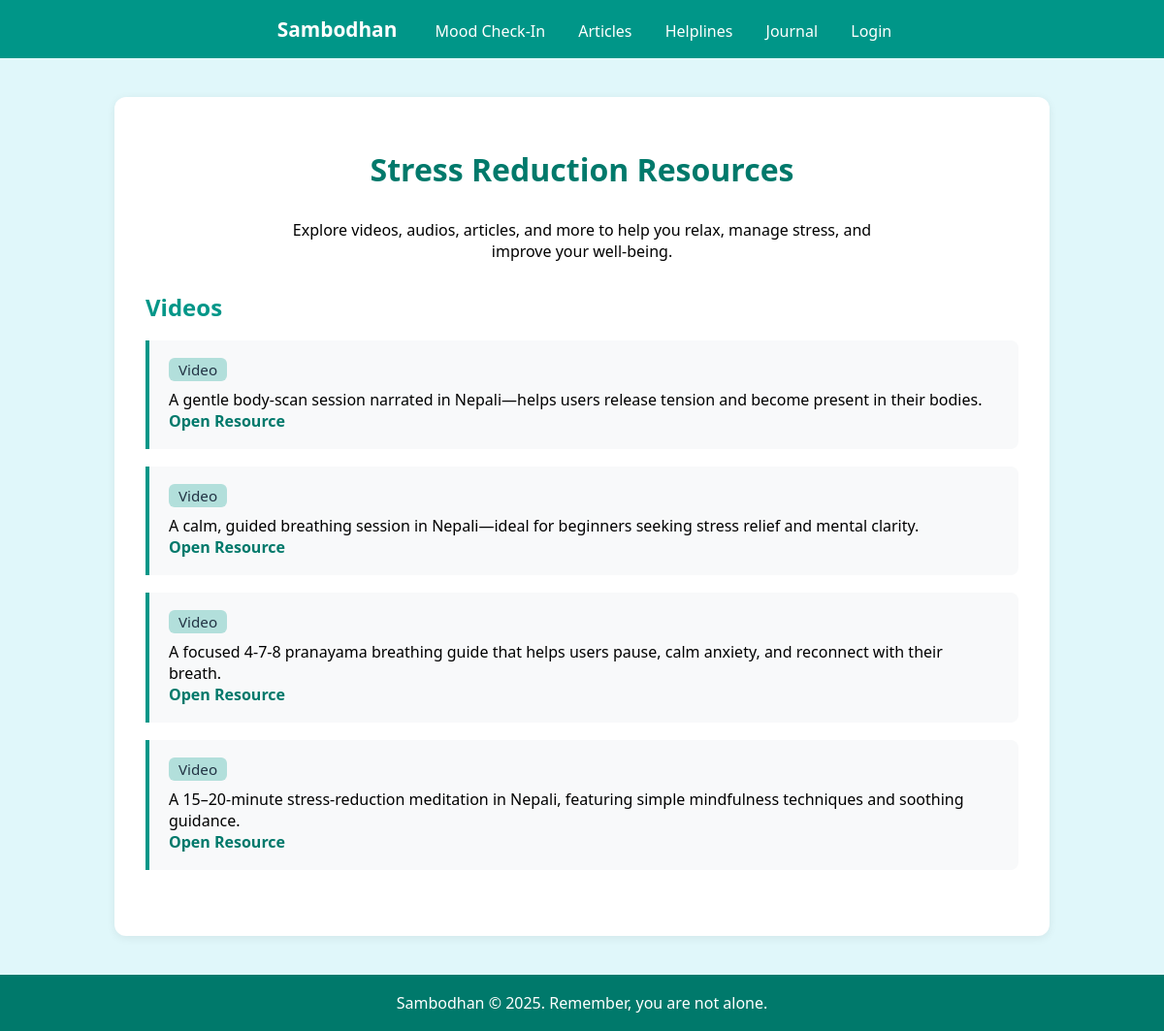
/pages/stress_reduction.php, run on the app's committed database.
### tables this page shows
CREATE TABLE `stress_resources` (
  `resource_id` int(11) NOT NULL,
  `description` varchar(255) NOT NULL,
  `type` enum('video','audio','article','other') NOT NULL,
  `link` varchar(512) NOT NULL,
  `created_at` timestamp NOT NULL DEFAULT current_timestamp()
);

### pages/stress_reduction.php (the view, shortened to what this page needs)
<?php
include_once '../includes/navbar.php';
$conn = new mysqli('localhost', 'root', '', 'sambodhan');
$resources = $conn->query("SELECT * FROM stress_resources ORDER BY created_at DESC");
$grouped = ['video'=>[], 'audio'=>[], 'article'=>[], 'other'=>[]];
if ($resources) {
    while ($row = $resources->fetch_assoc()) {
        $grouped[$row['type']][] = $row;
    }
}
?>
<!DOCTYPE html>
<html lang="en">
<head>
</head>
<body>
<div class="container">
    <h1 class="page-header">Stress Reduction Resources</h1>
    <p style="text-align:center;max-width:600px;margin:0 auto 30px auto;">Explore videos, audios, articles, and more to help you relax, manage stress, and improve your well-being.</p>
    <?php foreach ($grouped as $type => $list): ?>
        <?php if (count($list) > 0): ?>
        <div class="section">
            <h2><?php echo ucfirst($type); ?>s</h2>
            <ul class="resource-list">
                <?php foreach ($list as $res): ?>
                <li class="resource-item">
                    <div class="resource-type-label"><?php echo ucfirst($type); ?></div><br>
                    <span><?php echo htmlspecialchars($res['description']); ?></span><br>
                    <a href="<?php echo htmlspecialchars($res['link']); ?>" target="_blank">Open Resource</a>
                </li>
                <?php endforeach; ?>
            </ul>
        </div>
        <?php endif; ?>
    <?php endforeach; ?>
</div>
<?php include_once '../includes/footer.php'; ?>
</body>
</html>

### pages/stress_reduction.php (style rules this page uses)
body { background: #e0f7fa; font-family: 'Segoe UI', Arial, sans-serif; margin: 0; }
.container { max-width: 900px; margin: 40px auto; background: #fff; border-radius: 12px; box-shadow: 0 2px 10px rgba(0,0,0,0.07); padding: 32px; }
.page-header { text-align: center; color: #00796b; margin-bottom: 30px; }
.section { margin-bottom: 36px; }
.section h2 { color: #009688; margin-bottom: 18px; }
.resource-list { list-style: none; padding: 0; }
.resource-item { background: #f8f9fa; border-left: 4px solid #009688; margin-bottom: 18px; padding: 18px 20px; border-radius: 0 8px 8px 0; }
.resource-item a { color: #00796b; font-weight: 600; text-decoration: none; }
.resource-type-label { display: inline-block; background: #b2dfdb; color: #234; border-radius: 6px; padding: 2px 10px; font-size: 0.95em; margin-bottom: 8px; }

### data on the page
stress_resources: type "Video", description "A gentle body-scan session narrated in Nepali—helps users release tension and become present in their bodies."
stress_resources: type "Video", description "A calm, guided breathing session in Nepali—ideal for beginners seeking stress relief and mental clarity."
stress_resources: type "Video", description "A focused 4-7-8 pranayama breathing guide that helps users pause, calm anxiety, and reconnect with their breath."
stress_resources: type "Video", description "A 15–20-minute stress-reduction meditation in Nepali, featuring simple mindfulness techniques and soothing guidance."

### other printed values
$type "Video"
